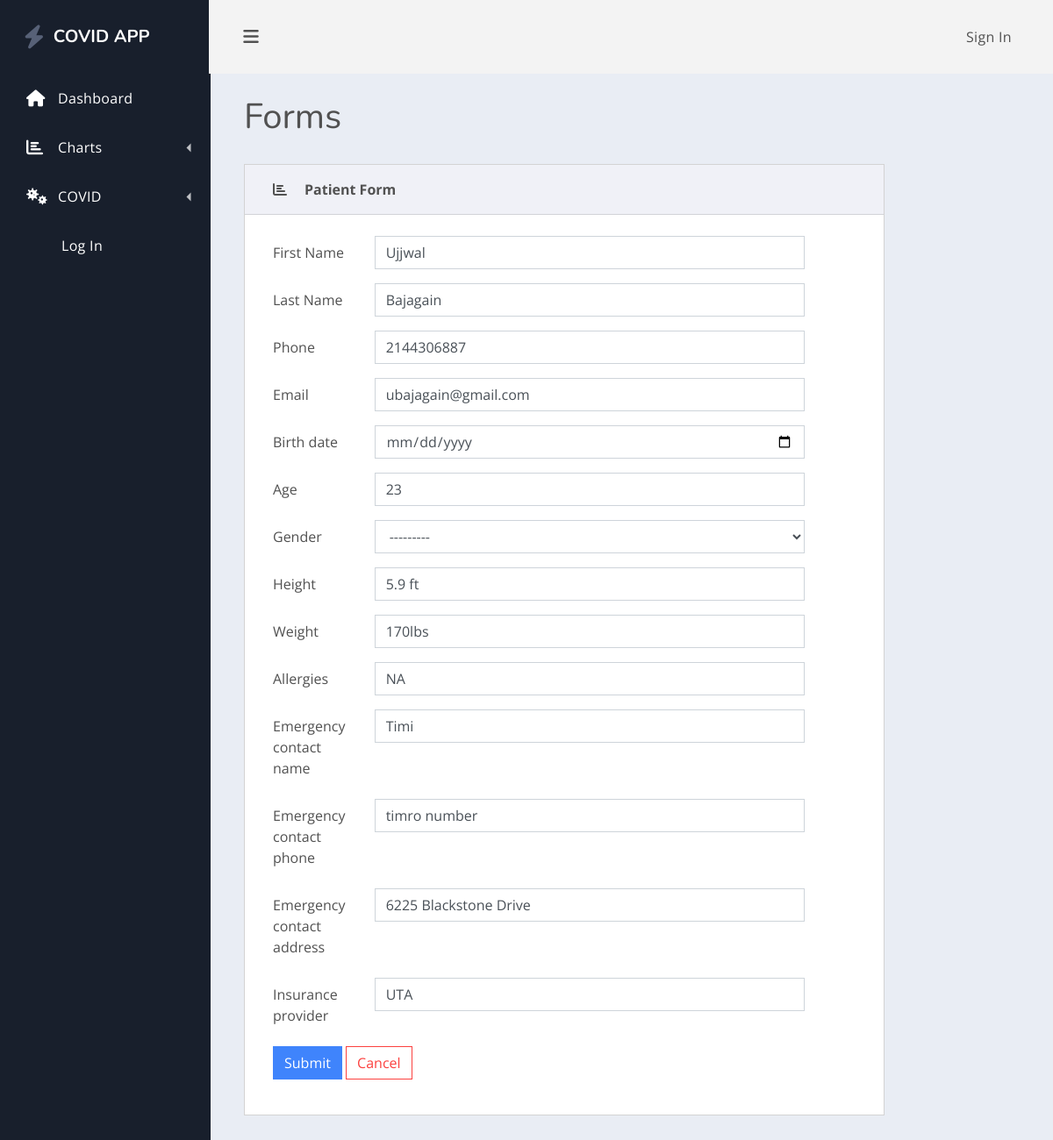
Page /edit_patient/1/ on the earlier database version.
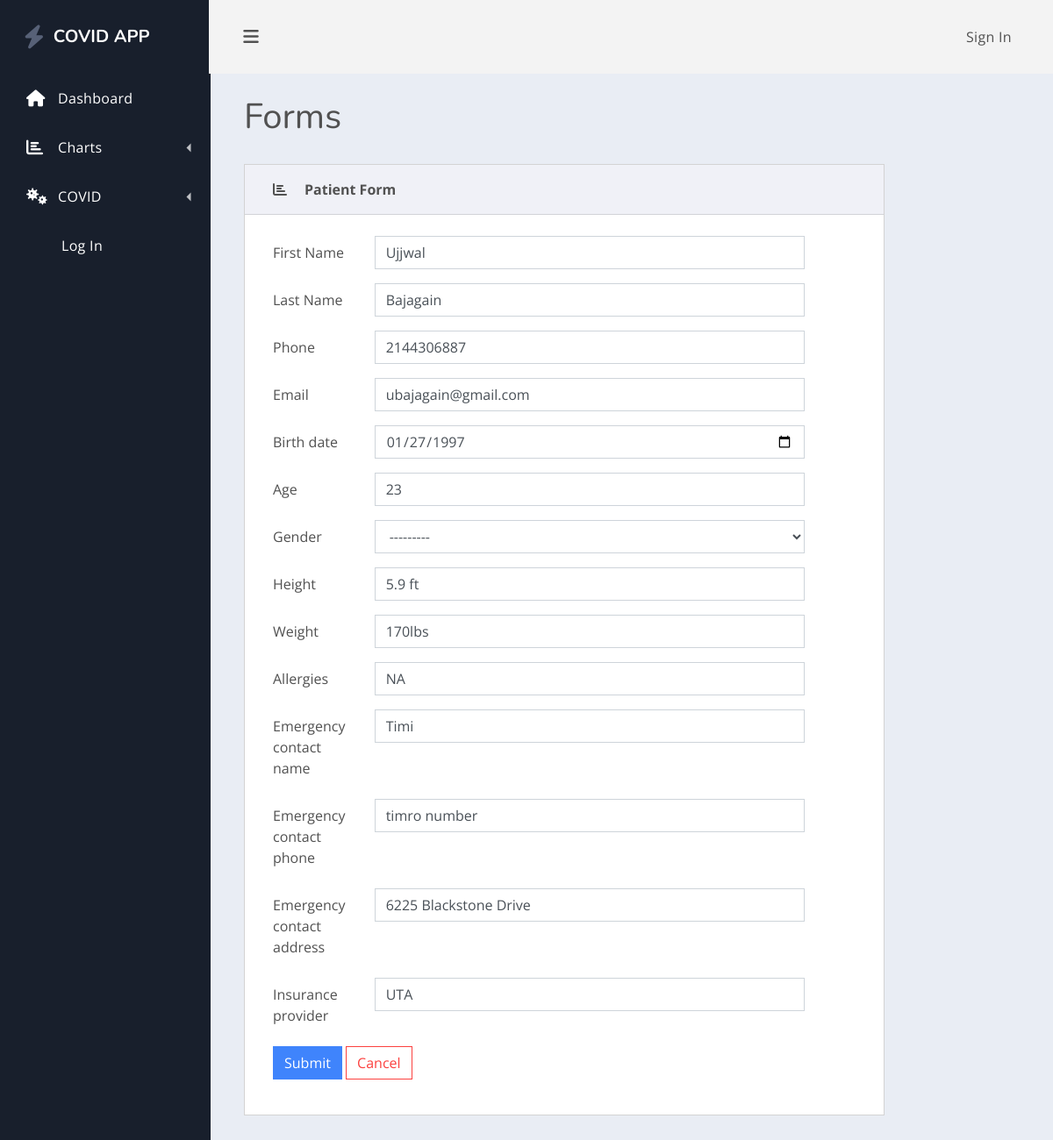
Same page on the later database version.
### healthcare/models.py (models this page shows, shortened)
class Patient(models.Model):
    GENDER_CHOICES = [('M', 'Male'), ('F', 'Female'), ('O', 'Other'),('NA', 'I do not wish to say')]
    user = models.OneToOneField(User, null=True,blank=True, on_delete=models.CASCADE)
    first_Name = models.CharField(max_length= 200, null= True)
    last_Name = models.CharField(max_length= 200, null= True)
    phone = models.CharField(max_length= 200, null= True)
    email = models.CharField(max_length=200, null= True)
    date_created = models.DateField(auto_now_add = True)
    birth_date = models.DateTimeField(blank= True)
    age = models.DecimalField(decimal_places=0, max_digits=50, null=True)
    gender = models.CharField(max_length=2, choices=GENDER_CHOICES, blank= True)
    height = models.CharField(max_length=10, default='0.00 ft')
    weight = models.CharField(max_length=10, default='0.00 lbs')
    allergies = models.CharField(max_length=200, null=True)
    emergency_contact_name = models.CharField(max_length=200, null=True)
    emergency_contact_phone = models.CharField( max_length=200, null=True)
    emergency_contact_address = models.CharField(max_length=200, null=True)
    insurance_provider = models.CharField(max_length=200, null=True)

### healthcare/views.py (the view)
# urls.py: path('edit_patient/<int:pk>/', views.editPateint, name="editPatient"),
def editPateint(request,pk):
    patient = Patient.objects.get(id = pk)
    form = PatientForm(instance = patient)
    context = {'form': form, 'patient': patient}
    if request.method == 'POST':
        form = PatientForm(request.POST, instance=patient)
        if form.is_valid():
            form.save()
            return redirect('/')
    return render(request, 'healthcare/patientForm.html', context)

### healthcare/forms.py
class PatientForm(ModelForm):
    class Meta:
        model = Patient
        fields = '__all__'
        exclude = ['user']
        widgets = {'birth_date' : DateInput}

### healthcare/templatetags/myfilters.py (called while the page is built)
@register.filter(name='addclass')
def addclass(value, arg):
    return value.as_widget(attrs={'class': arg})

### healthcare/templates/healthcare/patientForm.html (shortened to what this page needs)
{% extends 'healthcare/main.html' %}
{% block content %}
    {% load myfilters %}
    <main class="dash-content">
        <div class="container-fluid">
            <h1 class="dash-title">Forms</h1>
            <div class="row">
                <div class="col-xl-10">
                    <div class="card spur-card">
                        <div class="card-header">
                            <div class="spur-card-icon">
                                <i class="fas fa-chart-bar"></i>
                            </div>
                            <div class="spur-card-title"> Patient Form </div>
                        </div>
                        <div class="card-body ">
                            <form method="POST" action="">
                                {%  for field  in form %}
                                    <div class="form-group row">
                                        <label name="{{field.label }}" class="col-sm-2 col-form-label">{{ field.label }}</label>
                                        <div class="col-sm-9">
                                            {{ field |addclass:'form-control' }}
                                        </div>
                                    </div>
                                {% endfor %}
                                <div class="form-group row">
                                    <div class="col-sm-9">
                                        <button type="submit" class="btn btn-primary">Submit</button>
                                        <a  class="btn btn-outline-danger" href="{% url 'editPatient' patient.id %}">Cancel</a>
                                    </div>
                            </form>
                        </div>
                    </div>
                </div>
            </div>
        </div>
    </main>
{% endblock %}

Differences in the rows shown:
changed Patient "Ujjwal": birth_date (not shown) → "01/27/1997"
